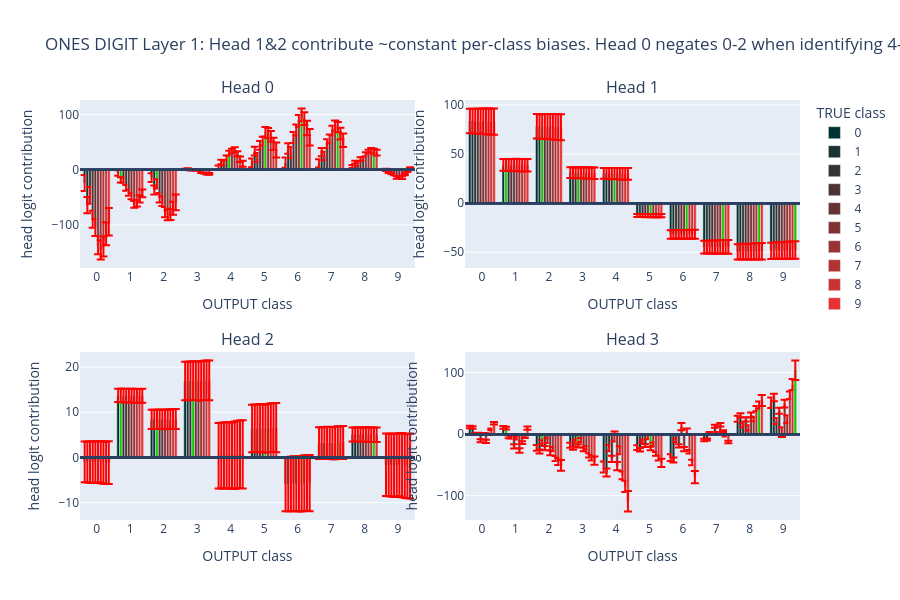

The notebook cell this image was saved under:
### Markdown cell above
By comparing the last and next graphs, note how similar some of the heads are -- they actually output similar classes despite being for the tens and ones digits!
- We know the tens digit is on the stream in both cases, each time partially copied there by layer 0 head 1. So it may activate heads similarly.
- Recall from 2-1 that heads 1&2 mostly output tens. This may be why the ones graph shows them outputting constants.
- Note that these conclusions are sometimes different from 2-1 because these use the ACTUAL unembeddings, while 2-1 uses custom unembeddings per head.

Finally, let's examine the ones digit layer 1 heads. You may ask -- how do the ones output true classes other than 5-9 (high in heads 0&3)?
- This is a result of the constants from head 1&2 being high in true classes <5, while the contributions of heads 0&3 are ~zero for the same.

### Code cell
# For the tens digit, head 0 identifies >= 5. head 1 <= 5. head 2 == 9, head 3 >= 8
title = 'ONES DIGIT Layer 1: Head 1&2 contribute ~constant per-class biases.\nHead 0 negates 0-2 when identifying 4-8, while head 3 identifies 8-9.'
means, stds = attn_logit_means(model_2, y_true_2, tens_digit=False)
fig = show_logit_contribs(model_2, means, stds, layer=1, title=title, xaxis_ytrue=False)

### Figure 1 — Plotly figure (JSON) as saved in the notebook; plotly's stock layout.template omitted (floating-point values rounded to 4 significant figures)
{"data": [{"error_y": {"array": [14.34, 4.89, 7.847, 0.9584, 4.129, 7.733, 9.408, 7.371, 2.806, 1.979], "color": "red", "type": "data"}, "marker": {"color": ["rgb(0.0,50,50)", "rgb(0.0,50,50)", "rgb(0.0,50,50)", "rgb(0.0,50,50)", "rgb(0.0,50,50)", "rgb(0.0,50,50)", "rgb(0.0,50,50)", "rgb(0.0,50,50)", "rgb(0.0,50,50)", "rgb(0.0,50,50)"]}, "name": "0", "showlegend": true, "x": [0, 1, 2, 3, 4, 5, 6, 7, 8, 9], "y": [-23.77, -5.761, -14.15, 1.066, 3.889, 12.61, 13.15, 11.61, 5.939, -0.05004], "type": "bar", "xaxis": "x", "yaxis": "y"}, {"error_y": {"array": [14.64, 4.823, 8.042, 0.6607, 4.096, 7.827, 9.54, 7.497, 2.816, 1.904], "color": "red", "type": "data"}, "marker": {"color": ["rgb(25.5,50,50)", "rgb(20,200,0)", "rgb(25.5,50,50)", "rgb(25.5,50,50)", "rgb(25.5,50,50)", "rgb(25.5,50,50)", "rgb(25.5,50,50)", "rgb(25.5,50,50)", "rgb(25.5,50,50)", "rgb(25.5,50,50)"]}, "name": "1", "showlegend": true, "x": [0, 1, 2, 3, 4, 5, 6, 7, 8, 9], "y": [-63.79, -18.26, -36.44, 2.069, 14.09, 33.83, 38.66, 31.98, 13.71, -3.778], "type": "bar", "xaxis": "x", "yaxis": "y"}, {"error_y": {"array": [15.13, 4.979, 8.323, 0.8049, 4.322, 8.135, 9.86, 7.741, 2.982, 2.137], "color": "red", "type": "data"}, "marker": {"color": ["rgb(51.0,50,50)", "rgb(51.0,50,50)", "rgb(20,200,0)", "rgb(51.0,50,50)", "rgb(51.0,50,50)", "rgb(51.0,50,50)", "rgb(51.0,50,50)", "rgb(51.0,50,50)", "rgb(51.0,50,50)", "rgb(51.0,50,50)"]}, "name": "2", "showlegend": true, "x": [0, 1, 2, 3, 4, 5, 6, 7, 8, 9], "y": [-46.14, -18.48, -25.47, -0.476, 12.2, 22.37, 31.35, 24.91, 9.584, -5.177], "type": "bar", "xaxis": "x", "yaxis": "y"}, {"error_y": {"array": [15.35, 5.189, 8.545, 0.6768, 4.158, 8.022, 9.965, 7.937, 3.209, 1.968], "color": "red", "type": "data"}, "marker": {"color": ["rgb(76.5,50,50)", "rgb(76.5,50,50)", "rgb(76.5,50,50)", "rgb(20,200,0)", "rgb(76.5,50,50)", "rgb(76.5,50,50)", "rgb(76.5,50,50)", "rgb(76.5,50,50)", "rgb(76.5,50,50)", "rgb(76.5,50,50)"]}, "name": "3", "showlegend": true, "x": [0, 1, 2, 3, 4, 5, 6, 7, 8, 9], "y": [-89.48, -32.6, -50.4, -0.05614, 21.66, 44.25, 58.43, 47.32, 19.37, -7.681], "type": "bar", "xaxis": "x", "yaxis": "y"}, {"error_y": {"array": [15.32, 5.35, 8.579, 0.9407, 4.409, 7.986, 10.02, 7.983, 3.487, 2.474], "color": "red", "type": "data"}, "marker": {"color": ["rgb(102.0,50,50)", "rgb(102.0,50,50)", "rgb(102.0,50,50)", "rgb(102.0,50,50)", "rgb(20,200,0)", "rgb(102.0,50,50)", "rgb(102.0,50,50)", "rgb(102.0,50,50)", "rgb(102.0,50,50)", "rgb(102.0,50,50)"]}, "name": "4", "showlegend": true, "x": [0, 1, 2, 3, 4, 5, 6, 7, 8, 9], "y": [-104.6, -41.41, -56.78, -0.5296, 29.98, 52.06, 72.26, 56.19, 19.82, -13.83], "type": "bar", "xaxis": "x", "yaxis": "y"}, {"error_y": {"array": [16.56, 5.504, 9.378, 0.6447, 4.132, 8.535, 10.54, 8.554, 3.643, 1.812], "color": "red", "type": "data"}, "marker": {"color": ["rgb(127.5,50,50)", "rgb(127.5,50,50)", "rgb(127.5,50,50)", "rgb(127.5,50,50)", "rgb(127.5,50,50)", "rgb(20,200,0)", "rgb(127.5,50,50)", "rgb(127.5,50,50)", "rgb(127.5,50,50)", "rgb(127.5,50,50)"]}, "name": "5", "showlegend": true, "x": [0, 1, 2, 3, 4, 5, 6, 7, 8, 9], "y": [-136.4, -47.82, -76.45, 0.8918, 33.85, 68.93, 88.7, 71.38, 28.41, -12.32], "type": "bar", "xaxis": "x", "yaxis": "y"}, {"error_y": {"array": [17.47, 6.057, 9.555, 0.9056, 5.009, 9.226, 11.55, 9.061, 3.434, 2.442], "color": "red", "type": "data"}, "marker": {"color": ["rgb(153.0,50,50)", "rgb(153.0,50,50)", "rgb(153.0,50,50)", "rgb(153.0,50,50)", "rgb(153.0,50,50)", "rgb(153.0,50,50)", "rgb(20,200,0)", "rgb(153.0,50,50)", "rgb(153.0,50,50)", "rgb(153.0,50,50)"]}, "name": "6", "showlegend": true, "x": [0, 1, 2, 3, 4, 5, 6, 7, 8, 9], "y": [-145.1, -62.56, -81.61, -4.756, 36.05, 66.42, 99.7, 80.29, 32.86, -13.99], "type": "bar", "xaxis": "x", "yaxis": "y"}, {"error_y": {"array": [18.15, 6.189, 10.16, 0.6922, 4.567, 9.358, 11.69, 9.411, 3.779, 1.803], "color": "red", "type": "data"}, "marker": {"color": ["rgb(178.5,50,50)", "rgb(178.5,50,50)", "rgb(178.5,50,50)", "rgb(178.5,50,50)", "rgb(178.5,50,50)", "rgb(178.5,50,50)", "rgb(178.5,50,50)", "rgb(20,200,0)", "rgb(178.5,50,50)", "rgb(178.5,50,50)"]}, "name": "7", "showlegend": true, "x": [0, 1, 2, 3, 4, 5, 6, 7, 8, 9], "y": [-138.9, -60.17, -80.79, -6.051, 29.09, 60.83, 92.73, 77.41, 35.66, -8.039], "type": "bar", "xaxis": "x", "yaxis": "y"}, {"error_y": {"array": [20.78, 6.474, 11.71, 1.078, 4.979, 11.05, 12.96, 10.54, 4.307, 1.717], "color": "red", "type": "data"}, "marker": {"color": ["rgb(204.0,50,50)", "rgb(204.0,50,50)", "rgb(204.0,50,50)", "rgb(204.0,50,50)", "rgb(204.0,50,50)", "rgb(204.0,50,50)", "rgb(204.0,50,50)", "rgb(204.0,50,50)", "rgb(20,200,0)", "rgb(204.0,50,50)"]}, "name": "8", "showlegend": true, "x": [0, 1, 2, 3, 4, 5, 6, 7, 8, 9], "y": [-115.6, -52.54, -69.65, -7.466, 19.39, 46.85, 75.75, 65.69, 33.92, -2.077], "type": "bar", "xaxis": "x", "yaxis": "y"}, {"error_y": {"array": [24.81, 7.041, 14.2, 1.55, 5.495, 13.45, 14.88, 12.33, 5.343, 1.681], "color": "red", "type": "data"}, "marker": {"color": ["rgb(229.5,50,50)", "rgb(229.5,50,50)", "rgb(229.5,50,50)", "rgb(229.5,50,50)", "rgb(229.5,50,50)", "rgb(229.5,50,50)", "rgb(229.5,50,50)", "rgb(229.5,50,50)", "rgb(229.5,50,50)", "rgb(20,200,0)"]}, "name": "9", "showlegend": true, "x": [0, 1, 2, 3, 4, 5, 6, 7, 8, 9], "y": [-94.01, -42.49, -58.99, -7.218, 11.04, 35.99, 59.0, 53.67, 31.1, 3.058], "type": "bar", "xaxis": "x", "yaxis": "y"}, {"error_y": {"array": [12.48, 6.014, 12.39, 5.449, 5.581, 1.55, 4.31, 6.548, 7.789, 8.264], "color": "red", "type": "data"}, "marker": {"color": ["rgb(0.0,50,50)", "rgb(0.0,50,50)", "rgb(0.0,50,50)", "rgb(0.0,50,50)", "rgb(0.0,50,50)", "rgb(0.0,50,50)", "rgb(0.0,50,50)", "rgb(0.0,50,50)", "rgb(0.0,50,50)", "rgb(0.0,50,50)"]}, "name": "0", "showlegend": false, "x": [0, 1, 2, 3, 4, 5, 6, 7, 8, 9], "y": [83.72, 38.97, 78.28, 31.06, 30.31, -12.64, -31.87, -44.83, -49.58, -48.49], "type": "bar", "xaxis": "x2", "yaxis": "y2"}, {"error_y": {"array": [12.3, 5.934, 12.23, 5.398, 5.536, 1.515, 4.232, 6.449, 7.69, 8.181], "color": "red", "type": "data"}, "marker": {"color": ["rgb(25.5,50,50)", "rgb(20,200,0)", "rgb(25.5,50,50)", "rgb(25.5,50,50)", "rgb(25.5,50,50)", "rgb(25.5,50,50)", "rgb(25.5,50,50)", "rgb(25.5,50,50)", "rgb(25.5,50,50)", "rgb(25.5,50,50)"]}, "name": "1", "showlegend": false, "x": [0, 1, 2, 3, 4, 5, 6, 7, 8, 9], "y": [83.82, 39.01, 78.35, 31.06, 30.3, -12.67, -31.94, -44.89, -49.62, -48.5], "type": "bar", "xaxis": "x2", "yaxis": "y2"}, {"error_y": {"array": [12.64, 6.087, 12.52, 5.492, 5.613, 1.582, 4.385, 6.636, 7.871, 8.33], "color": "red", "type": "data"}, "marker": {"color": ["rgb(51.0,50,50)", "rgb(51.0,50,50)", "rgb(20,200,0)", "rgb(51.0,50,50)", "rgb(51.0,50,50)", "rgb(51.0,50,50)", "rgb(51.0,50,50)", "rgb(51.0,50,50)", "rgb(51.0,50,50)", "rgb(51.0,50,50)"]}, "name": "2", "showlegend": false, "x": [0, 1, 2, 3, 4, 5, 6, 7, 8, 9], "y": [83.28, 38.75, 77.85, 30.86, 30.12, -12.59, -31.72, -44.6, -49.31, -48.21], "type": "bar", "xaxis": "x2", "yaxis": "y2"}, {"error_y": {"array": [12.86, 6.191, 12.75, 5.598, 5.732, 1.604, 4.449, 6.749, 8.018, 8.497], "color": "red", "type": "data"}, "marker": {"color": ["rgb(76.5,50,50)", "rgb(76.5,50,50)", "rgb(76.5,50,50)", "rgb(20,200,0)", "rgb(76.5,50,50)", "rgb(76.5,50,50)", "rgb(76.5,50,50)", "rgb(76.5,50,50)", "rgb(76.5,50,50)", "rgb(76.5,50,50)"]}, "name": "3", "showlegend": false, "x": [0, 1, 2, 3, 4, 5, 6, 7, 8, 9], "y": [83.47, 38.84, 77.98, 30.89, 30.12, -12.63, -31.82, -44.71, -49.39, -48.25], "type": "bar", "xaxis": "x2", "yaxis": "y2"}, {"error_y": {"array": [12.84, 6.179, 12.72, 5.578, 5.705, 1.607, 4.451, 6.74, 7.997, 8.465], "color": "red", "type": "data"}, "marker": {"color": ["rgb(102.0,50,50)", "rgb(102.0,50,50)", "rgb(102.0,50,50)", "rgb(102.0,50,50)", "rgb(20,200,0)", "rgb(102.0,50,50)", "rgb(102.0,50,50)", "rgb(102.0,50,50)", "rgb(102.0,50,50)", "rgb(102.0,50,50)"]}, "name": "4", "showlegend": false, "x": [0, 1, 2, 3, 4, 5, 6, 7, 8, 9], "y": [83.28, 38.74, 77.79, 30.8, 30.03, -12.62, -31.76, -44.61, -49.27, -48.12], "type": "bar", "xaxis": "x2", "yaxis": "y2"}, {"error_y": {"array": [12.69, 6.116, 12.6, 5.542, 5.678, 1.577, 4.384, 6.659, 7.922, 8.407], "color": "red", "type": "data"}, "marker": {"color": ["rgb(127.5,50,50)", "rgb(127.5,50,50)", "rgb(127.5,50,50)", "rgb(127.5,50,50)", "rgb(127.5,50,50)", "rgb(20,200,0)", "rgb(127.5,50,50)", "rgb(127.5,50,50)", "rgb(127.5,50,50)", "rgb(127.5,50,50)"]}, "name": "5", "showlegend": false, "x": [0, 1, 2, 3, 4, 5, 6, 7, 8, 9], "y": [83.74, 38.96, 78.21, 30.96, 30.18, -12.69, -31.95, -44.86, -49.54, -48.37], "type": "bar", "xaxis": "x2", "yaxis": "y2"}, {"error_y": {"array": [13.13, 6.324, 13.02, 5.718, 5.851, 1.637, 4.545, 6.891, 8.185, 8.674], "color": "red", "type": "data"}, "marker": {"color": ["rgb(153.0,50,50)", "rgb(153.0,50,50)", "rgb(153.0,50,50)", "rgb(153.0,50,50)", "rgb(153.0,50,50)", "rgb(153.0,50,50)", "rgb(20,200,0)", "rgb(153.0,50,50)", "rgb(153.0,50,50)", "rgb(153.0,50,50)"]}, "name": "6", "showlegend": false, "x": [0, 1, 2, 3, 4, 5, 6, 7, 8, 9], "y": [83.29, 38.74, 77.75, 30.75, 29.97, -12.64, -31.8, -44.62, -49.25, -48.05], "type": "bar", "xaxis": "x2", "yaxis": "y2"}, {"error_y": {"array": [13.21, 6.36, 13.11, 5.757, 5.9, 1.646, 4.566, 6.934, 8.243, 8.741], "color": "red", "type": "data"}, "marker": {"color": ["rgb(178.5,50,50)", "rgb(178.5,50,50)", "rgb(178.5,50,50)", "rgb(178.5,50,50)", "rgb(178.5,50,50)", "rgb(178.5,50,50)", "rgb(178.5,50,50)", "rgb(20,200,0)", "rgb(178.5,50,50)", "rgb(178.5,50,50)"]}, "name": "7", "showlegend": false, "x": [0, 1, 2, 3, 4, 5, 6, 7, 8, 9], "y": [83.1, 38.64, 77.53, 30.64, 29.83, -12.63, -31.76, -44.53, -49.12, -47.88], "type": "bar", "xaxis": "x2", "yaxis": "y2"}, {"error_y": {"array": [13.11, 6.313, 13.02, 5.73, 5.878, 1.625, 4.519, 6.877, 8.19, 8.698], "color": "red", "type": "data"}, "marker": {"color": ["rgb(204.0,50,50)", "rgb(204.0,50,50)", "rgb(204.0,50,50)", "rgb(204.0,50,50)", "rgb(204.0,50,50)", "rgb(204.0,50,50)", "rgb(204.0,50,50)", "rgb(204.0,50,50)", "rgb(20,200,0)", "rgb(204.0,50,50)"]}, "name": "8", "showlegend": false, "x": [0, 1, 2, 3, 4, 5, 6, 7, 8, 9], "y": [83.03, 38.6, 77.44, 30.58, 29.77, -12.64, -31.75, -44.5, -49.06, -47.8], "type": "bar", "xaxis": "x2", "yaxis": "y2"}, {"error_y": {"array": [13.35, 6.423, 13.26, 5.831, 5.988, 1.654, 4.596, 7.001, 8.341, 8.86], "color": "red", "type": "data"}, "marker": {"color": ["rgb(229.5,50,50)", "rgb(229.5,50,50)", "rgb(229.5,50,50)", "rgb(229.5,50,50)", "rgb(229.5,50,50)", "rgb(229.5,50,50)", "rgb(229.5,50,50)", "rgb(229.5,50,50)", "rgb(229.5,50,50)", "rgb(20,200,0)"]}, "name": "9", "showlegend": false, "x": [0, 1, 2, 3, 4, 5, 6, 7, 8, 9], "y": [82.89, 38.54, 77.29, 30.52, 29.7, -12.62, -31.71, -44.43, -48.97, -47.7], "type": "bar", "xaxis": "x2", "yaxis": "y2"}, {"error_y": {"array": [4.537, 1.487, 2.11, 4.246, 7.255, 5.254, 5.984, 3.513, 1.553, 6.904], "color": "red", "type": "data"}, "marker": {"color": ["rgb(0.0,50,50)", "rgb(0.0,50,50)", "rgb(0.0,50,50)", "rgb(0.0,50,50)", "rgb(0.0,50,50)", "rgb(0.0,50,50)", "rgb(0.0,50,50)", "rgb(0.0,50,50)", "rgb(0.0,50,50)", "rgb(0.0,50,50)"]}, "name": "0", "showlegend": false, "x": [0, 1, 2, 3, 4, 5, 6, 7, 8, 9], "y": [-0.9774, 13.74, 8.427, 16.92, 0.3644, 6.407, -5.928, 3.157, 5.101, -1.608], "type": "bar", "xaxis": "x3", "yaxis": "y3"}, {"error_y": {"array": [4.55, 1.49, 2.116, 4.258, 7.275, 5.27, 6.0, 3.523, 1.558, 6.924], "color": "red", "type": "data"}, "marker": {"color": ["rgb(25.5,50,50)", "rgb(20,200,0)", "rgb(25.5,50,50)", "rgb(25.5,50,50)", "rgb(25.5,50,50)", "rgb(25.5,50,50)", "rgb(25.5,50,50)", "rgb(25.5,50,50)", "rgb(25.5,50,50)", "rgb(25.5,50,50)"]}, "name": "1", "showlegend": false, "x": [0, 1, 2, 3, 4, 5, 6, 7, 8, 9], "y": [-1.009, 13.72, 8.443, 16.95, 0.4188, 6.443, -5.882, 3.183, 5.09, -1.661], "type": "bar", "xaxis": "x3", "yaxis": "y3"}, {"error_y": {"array": [4.564, 1.496, 2.122, 4.269, 7.298, 5.285, 6.02, 3.533, 1.563, 6.945], "color": "red", "type": "data"}, "marker": {"color": ["rgb(51.0,50,50)", "rgb(51.0,50,50)", "rgb(20,200,0)", "rgb(51.0,50,50)", "rgb(51.0,50,50)", "rgb(51.0,50,50)", "rgb(51.0,50,50)", "rgb(51.0,50,50)", "rgb(51.0,50,50)", "rgb(51.0,50,50)"]}, "name": "2", "showlegend": false, "x": [0, 1, 2, 3, 4, 5, 6, 7, 8, 9], "y": [-1.016, 13.72, 8.447, 16.96, 0.43, 6.45, -5.872, 3.189, 5.089, -1.671], "type": "bar", "xaxis": "x3", "yaxis": "y3"}, {"error_y": {"array": [4.613, 1.513, 2.144, 4.315, 7.376, 5.342, 6.084, 3.571, 1.579, 7.019], "color": "red", "type": "data"}, "marker": {"color": ["rgb(76.5,50,50)", "rgb(76.5,50,50)", "rgb(76.5,50,50)", "rgb(20,200,0)", "rgb(76.5,50,50)", "rgb(76.5,50,50)", "rgb(76.5,50,50)", "rgb(76.5,50,50)", "rgb(76.5,50,50)", "rgb(76.5,50,50)"]}, "name": "3", "showlegend": false, "x": [0, 1, 2, 3, 4, 5, 6, 7, 8, 9], "y": [-1.049, 13.69, 8.46, 16.98, 0.4875, 6.484, -5.82, 3.215, 5.075, -1.725], "type": "bar", "xaxis": "x3", "yaxis": "y3"}, {"error_y": {"array": [4.574, 1.501, 2.126, 4.279, 7.314, 5.297, 6.034, 3.541, 1.566, 6.961], "color": "red", "type": "data"}, "marker": {"color": ["rgb(102.0,50,50)", "rgb(102.0,50,50)", "rgb(102.0,50,50)", "rgb(102.0,50,50)", "rgb(20,200,0)", "rgb(102.0,50,50)", "rgb(102.0,50,50)", "rgb(102.0,50,50)", "rgb(102.0,50,50)", "rgb(102.0,50,50)"]}, "name": "4", "showlegend": false, "x": [0, 1, 2, 3, 4, 5, 6, 7, 8, 9], "y": [-1.057, 13.68, 8.46, 16.98, 0.5028, 6.489, -5.803, 3.22, 5.069, -1.739], "type": "bar", "xaxis": "x3", "yaxis": "y3"}, {"error_y": {"array": [4.583, 1.5, 2.131, 4.289, 7.327, 5.308, 6.043, 3.548, 1.568, 6.973], "color": "red", "type": "data"}, "marker": {"color": ["rgb(127.5,50,50)", "rgb(127.5,50,50)", "rgb(127.5,50,50)", "rgb(127.5,50,50)", "rgb(127.5,50,50)", "rgb(20,200,0)", "rgb(127.5,50,50)", "rgb(127.5,50,50)", "rgb(127.5,50,50)", "rgb(127.5,50,50)"]}, "name": "5", "showlegend": false, "x": [0, 1, 2, 3, 4, 5, 6, 7, 8, 9], "y": [-0.9838, 13.71, 8.436, 16.92, 0.388, 6.41, -5.904, 3.167, 5.1, -1.631], "type": "bar", "xaxis": "x3", "yaxis": "y3"}, {"error_y": {"array": [4.672, 1.533, 2.172, 4.373, 7.471, 5.412, 6.162, 3.617, 1.6, 7.11], "color": "red", "type": "data"}, "marker": {"color": ["rgb(153.0,50,50)", "rgb(153.0,50,50)", "rgb(153.0,50,50)", "rgb(153.0,50,50)", "rgb(153.0,50,50)", "rgb(153.0,50,50)", "rgb(20,200,0)", "rgb(153.0,50,50)", "rgb(153.0,50,50)", "rgb(153.0,50,50)"]}, "name": "6", "showlegend": false, "x": [0, 1, 2, 3, 4, 5, 6, 7, 8, 9], "y": [-1.028, 13.66, 8.436, 16.92, 0.4646, 6.445, -5.822, 3.196, 5.07, -1.701], "type": "bar", "xaxis": "x3", "yaxis": "y3"}, {"error_y": {"array": [4.665, 1.53, 2.169, 4.365, 7.458, 5.403, 6.152, 3.612, 1.597, 7.098], "color": "red", "type": "data"}, "marker": {"color": ["rgb(178.5,50,50)", "rgb(178.5,50,50)", "rgb(178.5,50,50)", "rgb(178.5,50,50)", "rgb(178.5,50,50)", "rgb(178.5,50,50)", "rgb(178.5,50,50)", "rgb(20,200,0)", "rgb(178.5,50,50)", "rgb(178.5,50,50)"]}, "name": "7", "showlegend": false, "x": [0, 1, 2, 3, 4, 5, 6, 7, 8, 9], "y": [-1.147, 13.63, 8.502, 17.05, 0.6558, 6.589, -5.672, 3.292, 5.036, -1.884], "type": "bar", "xaxis": "x3", "yaxis": "y3"}, {"error_y": {"array": [4.664, 1.526, 2.17, 4.367, 7.456, 5.403, 6.149, 3.611, 1.595, 7.096], "color": "red", "type": "data"}, "marker": {"color": ["rgb(204.0,50,50)", "rgb(204.0,50,50)", "rgb(204.0,50,50)", "rgb(204.0,50,50)", "rgb(204.0,50,50)", "rgb(204.0,50,50)", "rgb(204.0,50,50)", "rgb(204.0,50,50)", "rgb(20,200,0)", "rgb(204.0,50,50)"]}, "name": "8", "showlegend": false, "x": [0, 1, 2, 3, 4, 5, 6, 7, 8, 9], "y": [-1.174, 13.63, 8.518, 17.08, 0.7009, 6.622, -5.636, 3.314, 5.028, -1.927], "type": "bar", "xaxis": "x3", "yaxis": "y3"}, {"error_y": {"array": [4.716, 1.548, 2.191, 4.411, 7.539, 5.461, 6.219, 3.651, 1.615, 7.175], "color": "red", "type": "data"}, "marker": {"color": ["rgb(229.5,50,50)", "rgb(229.5,50,50)", "rgb(229.5,50,50)", "rgb(229.5,50,50)", "rgb(229.5,50,50)", "rgb(229.5,50,50)", "rgb(229.5,50,50)", "rgb(229.5,50,50)", "rgb(229.5,50,50)", "rgb(20,200,0)"]}, "name": "9", "showlegend": false, "x": [0, 1, 2, 3, 4, 5, 6, 7, 8, 9], "y": [-1.155, 13.64, 8.514, 17.07, 0.6715, 6.602, -5.664, 3.301, 5.038, -1.899], "type": "bar", "xaxis": "x3", "yaxis": "y3"}, {"error_y": {"array": [2.062, 2.286, 4.688, 3.986, 8.911, 3.941, 5.45, 1.872, 4.867, 8.45], "color": "red", "type": "data"}, "marker": {"color": ["rgb(0.0,50,50)", "rgb(0.0,50,50)", "rgb(0.0,50,50)", "rgb(0.0,50,50)", "rgb(0.0,50,50)", "rgb(0.0,50,50)", "rgb(0.0,50,50)", "rgb(0.0,50,50)", "rgb(0.0,50,50)", "rgb(0.0,50,50)"]}, "name": "0", "showlegend": false, "x": [0, 1, 2, 3, 4, 5, 6, 7, 8, 9], "y": [11.74, 10.85, -22.24, -18.12, -53.37, -21.93, -38.16, -9.506, 24.94, 50.86], "type": "bar", "xaxis": "x4", "yaxis": "y4"}, {"error_y": {"array": [1.892, 2.256, 3.397, 2.785, 6.314, 2.772, 4.116, 1.803, 3.548, 6.003], "color": "red", "type": "data"}, "marker": {"color": ["rgb(25.5,50,50)", "rgb(20,200,0)", "rgb(25.5,50,50)", "rgb(25.5,50,50)", "rgb(25.5,50,50)", "rgb(25.5,50,50)", "rgb(25.5,50,50)", "rgb(25.5,50,50)", "rgb(25.5,50,50)", "rgb(25.5,50,50)"]}, "name": "1", "showlegend": false, "x": [0, 1, 2, 3, 4, 5, 6, 7, 8, 9], "y": [10.78, 9.597, -28.17, -22.45, -62.26, -25.35, -41.88, -8.717, 30.4, 59.48], "type": "bar", "xaxis": "x4", "yaxis": "y4"}, {"error_y": {"array": [1.432, 2.282, 3.198, 2.383, 4.977, 2.117, 2.867, 1.588, 3.207, 4.822], "color": "red", "type": "data"}, "marker": {"color": ["rgb(51.0,50,50)", "rgb(51.0,50,50)", "rgb(20,200,0)", "rgb(51.0,50,50)", "rgb(51.0,50,50)", "rgb(51.0,50,50)", "rgb(51.0,50,50)", "rgb(51.0,50,50)", "rgb(51.0,50,50)", "rgb(51.0,50,50)"]}, "name": "2", "showlegend": false, "x": [0, 1, 2, 3, 4, 5, 6, 7, 8, 9], "y": [0.3921, -4.542, -12.94, -11.3, -22.66, -11.32, -9.81, 1.751, 14.38, 21.4], "type": "bar", "xaxis": "x4", "yaxis": "y4"}, {"error_y": {"array": [1.396, 2.204, 3.377, 2.628, 5.064, 2.3, 2.496, 1.542, 3.423, 4.869], "color": "red", "type": "data"}, "marker": {"color": ["rgb(76.5,50,50)", "rgb(76.5,50,50)", "rgb(76.5,50,50)", "rgb(20,200,0)", "rgb(76.5,50,50)", "rgb(76.5,50,50)", "rgb(76.5,50,50)", "rgb(76.5,50,50)", "rgb(76.5,50,50)", "rgb(76.5,50,50)"]}, "name": "3", "showlegend": false, "x": [0, 1, 2, 3, 4, 5, 6, 7, 8, 9], "y": [1.006, -5.018, -22.73, -19.01, -40.06, -18.41, -19.06, 1.412, 24.02, 38.07], "type": "bar", "xaxis": "x4", "yaxis": "y4"}, {"error_y": {"array": [2.389, 3.359, 4.017, 3.1, 8.137, 3.274, 5.967, 2.441, 4.202, 7.818], "color": "red", "type": "data"}, "marker": {"color": ["rgb(102.0,50,50)", "rgb(102.0,50,50)", "rgb(102.0,50,50)", "rgb(102.0,50,50)", "rgb(20,200,0)", "rgb(102.0,50,50)", "rgb(102.0,50,50)", "rgb(102.0,50,50)", "rgb(102.0,50,50)", "rgb(102.0,50,50)"]}, "name": "4", "showlegend": false, "x": [0, 1, 2, 3, 4, 5, 6, 7, 8, 9], "y": [-10.68, -19.89, -10.33, -9.53, -3.677, -5.186, 12.17, 12.66, 10.2, 3.226], "type": "bar", "xaxis": "x4", "yaxis": "y4"}, {"error_y": {"array": [1.402, 2.15, 4.047, 3.126, 6.595, 2.874, 3.455, 1.525, 4.123, 6.342], "color": "red", "type": "data"}, "marker": {"color": ["rgb(127.5,50,50)", "rgb(127.5,50,50)", "rgb(127.5,50,50)", "rgb(127.5,50,50)", "rgb(127.5,50,50)", "rgb(20,200,0)", "rgb(127.5,50,50)", "rgb(127.5,50,50)", "rgb(127.5,50,50)", "rgb(127.5,50,50)"]}, "name": "5", "showlegend": false, "x": [0, 1, 2, 3, 4, 5, 6, 7, 8, 9], "y": [0.5385, -6.636, -30.1, -24.86, -51.87, -23.24, -24.38, 1.955, 30.97, 49.39], "type": "bar", "xaxis": "x4", "yaxis": "y4"}, {"error_y": {"array": [2.642, 3.682, 3.437, 2.77, 6.565, 2.788, 5.163, 2.68, 3.604, 6.263], "color": "red", "type": "data"}, "marker": {"color": ["rgb(153.0,50,50)", "rgb(153.0,50,50)", "rgb(153.0,50,50)", "rgb(153.0,50,50)", "rgb(153.0,50,50)", "rgb(153.0,50,50)", "rgb(20,200,0)", "rgb(153.0,50,50)", "rgb(153.0,50,50)", "rgb(153.0,50,50)"]}, "name": "6", "showlegend": false, "x": [0, 1, 2, 3, 4, 5, 6, 7, 8, 9], "y": [-11.61, -26.52, -24.42, -22.06, -26.06, -16.23, 3.911, 15.25, 24.6, 24.35], "type": "bar", "xaxis": "x4", "yaxis": "y4"}, {"error_y": {"array": [1.48, 2.286, 4.145, 3.397, 6.367, 3.019, 2.795, 1.576, 4.24, 6.056], "color": "red", "type": "data"}, "marker": {"color": ["rgb(178.5,50,50)", "rgb(178.5,50,50)", "rgb(178.5,50,50)", "rgb(178.5,50,50)", "rgb(178.5,50,50)", "rgb(178.5,50,50)", "rgb(178.5,50,50)", "rgb(20,200,0)", "rgb(178.5,50,50)", "rgb(178.5,50,50)"]}, "name": "7", "showlegend": false, "x": [0, 1, 2, 3, 4, 5, 6, 7, 8, 9], "y": [-0.07612, -13.68, -39.64, -34.38, -66.85, -31.94, -28.62, 4.712, 41.39, 63.27], "type": "bar", "xaxis": "x4", "yaxis": "y4"}, {"error_y": {"array": [1.312, 2.111, 5.599, 4.431, 9.232, 4.052, 4.432, 1.42, 5.672, 8.843], "color": "red", "type": "data"}, "marker": {"color": ["rgb(204.0,50,50)", "rgb(204.0,50,50)", "rgb(204.0,50,50)", "rgb(204.0,50,50)", "rgb(204.0,50,50)", "rgb(204.0,50,50)", "rgb(204.0,50,50)", "rgb(204.0,50,50)", "rgb(20,200,0)", "rgb(204.0,50,50)"]}, "name": "8", "showlegend": false, "x": [0, 1, 2, 3, 4, 5, 6, 7, 8, 9], "y": [7.64, -4.233, -44.37, -38.27, -84.91, -38.57, -45.9, -2.537, 47.28, 80.47], "type": "bar", "xaxis": "x4", "yaxis": "y4"}, {"error_y": {"array": [1.991, 2.716, 8.752, 6.758, 16.64, 6.74, 9.936, 1.987, 8.939, 15.98], "color": "red", "type": "data"}, "marker": {"color": ["rgb(229.5,50,50)", "rgb(229.5,50,50)", "rgb(229.5,50,50)", "rgb(229.5,50,50)", "rgb(229.5,50,50)", "rgb(229.5,50,50)", "rgb(229.5,50,50)", "rgb(229.5,50,50)", "rgb(229.5,50,50)", "rgb(20,200,0)"]}, "name": "9", "showlegend": false, "x": [0, 1, 2, 3, 4, 5, 6, 7, 8, 9], "y": [17.79, 9.876, -50.79, -42.87, -109.1, -46.66, -69.72, -12.72, 54.78, 103.7], "type": "bar", "xaxis": "x4", "yaxis": "y4"}], "layout": {"xaxis": {"anchor": "y", "domain": [0.0, 0.465], "title": {"text": "OUTPUT class"}, "tickmode": "linear"}, "yaxis": {"anchor": "x", "domain": [0.6, 1.0], "title": {"text": "head logit contribution"}}, "xaxis2": {"anchor": "y2", "domain": [0.535, 1.0], "title": {"text": "OUTPUT class"}, "tickmode": "linear"}, "yaxis2": {"anchor": "x2", "domain": [0.6, 1.0], "title": {"text": "head logit contribution"}}, "xaxis3": {"anchor": "y3", "domain": [0.0, 0.465], "title": {"text": "OUTPUT class"}, "tickmode": "linear"}, "yaxis3": {"anchor": "x3", "domain": [0.0, 0.4], "title": {"text": "head logit contribution"}}, "xaxis4": {"anchor": "y4", "domain": [0.535, 1.0], "title": {"text": "OUTPUT class"}, "tickmode": "linear"}, "yaxis4": {"anchor": "x4", "domain": [0.0, 0.4], "title": {"text": "head logit contribution"}}, "annotations": [{"font": {"size": 16}, "showarrow": false, "text": "Head 0", "x": 0.2325, "xanchor": "center", "xref": "paper", "y": 1.0, "yanchor": "bottom", "yref": "paper"}, {"font": {"size": 16}, "showarrow": false, "text": "Head 1", "x": 0.7675, "xanchor": "center", "xref": "paper", "y": 1.0, "yanchor": "bottom", "yref": "paper"}, {"font": {"size": 16}, "showarrow": false, "text": "Head 2", "x": 0.2325, "xanchor": "center", "xref": "paper", "y": 0.4, "yanchor": "bottom", "yref": "paper"}, {"font": {"size": 16}, "showarrow": false, "text": "Head 3", "x": 0.7675, "xanchor": "center", "xref": "paper", "y": 0.4, "yanchor": "bottom", "yref": "paper"}], "shapes": [{"type": "line", "x0": 0, "x1": 1, "xref": "x domain", "y0": 0, "y1": 0, "yref": "y"}, {"type": "line", "x0": 0, "x1": 1, "xref": "x domain", "y0": 0, "y1": 0, "yref": "y"}, {"type": "line", "x0": 0, "x1": 1, "xref": "x domain", "y0": 0, "y1": 0, "yref": "y"}, {"type": "line", "x0": 0, "x1": 1, "xref": "x domain", "y0": 0, "y1": 0, "yref": "y"}, {"type": "line", "x0": 0, "x1": 1, "xref": "x domain", "y0": 0, "y1": 0, "yref": "y"}, {"type": "line", "x0": 0, "x1": 1, "xref": "x domain", "y0": 0, "y1": 0, "yref": "y"}, {"type": "line", "x0": 0, "x1": 1, "xref": "x domain", "y0": 0, "y1": 0, "yref": "y"}, {"type": "line", "x0": 0, "x1": 1, "xref": "x domain", "y0": 0, "y1": 0, "yref": "y"}, {"type": "line", "x0": 0, "x1": 1, "xref": "x domain", "y0": 0, "y1": 0, "yref": "y"}, {"type": "line", "x0": 0, "x1": 1, "xref": "x domain", "y0": 0, "y1": 0, "yref": "y"}, {"type": "line", "x0": 0, "x1": 1, "xref": "x2 domain", "y0": 0, "y1": 0, "yref": "y2"}, {"type": "line", "x0": 0, "x1": 1, "xref": "x2 domain", "y0": 0, "y1": 0, "yref": "y2"}, {"type": "line", "x0": 0, "x1": 1, "xref": "x2 domain", "y0": 0, "y1": 0, "yref": "y2"}, {"type": "line", "x0": 0, "x1": 1, "xref": "x2 domain", "y0": 0, "y1": 0, "yref": "y2"}, {"type": "line", "x0": 0, "x1": 1, "xref": "x2 domain", "y0": 0, "y1": 0, "yref": "y2"}, {"type": "line", "x0": 0, "x1": 1, "xref": "x2 domain", "y0": 0, "y1": 0, "yref": "y2"}, {"type": "line", "x0": 0, "x1": 1, "xref": "x2 domain", "y0": 0, "y1": 0, "yref": "y2"}, {"type": "line", "x0": 0, "x1": 1, "xref": "x2 domain", "y0": 0, "y1": 0, "yref": "y2"}, {"type": "line", "x0": 0, "x1": 1, "xref": "x2 domain", "y0": 0, "y1": 0, "yref": "y2"}, {"type": "line", "x0": 0, "x1": 1, "xref": "x2 domain", "y0": 0, "y1": 0, "yref": "y2"}, {"type": "line", "x0": 0, "x1": 1, "xref": "x3 domain", "y0": 0, "y1": 0, "yref": "y3"}, {"type": "line", "x0": 0, "x1": 1, "xref": "x3 domain", "y0": 0, "y1": 0, "yref": "y3"}, {"type": "line", "x0": 0, "x1": 1, "xref": "x3 domain", "y0": 0, "y1": 0, "yref": "y3"}, {"type": "line", "x0": 0, "x1": 1, "xref": "x3 domain", "y0": 0, "y1": 0, "yref": "y3"}, {"type": "line", "x0": 0, "x1": 1, "xref": "x3 domain", "y0": 0, "y1": 0, "yref": "y3"}, {"type": "line", "x0": 0, "x1": 1, "xref": "x3 domain", "y0": 0, "y1": 0, "yref": "y3"}, {"type": "line", "x0": 0, "x1": 1, "xref": "x3 domain", "y0": 0, "y1": 0, "yref": "y3"}, {"type": "line", "x0": 0, "x1": 1, "xref": "x3 domain", "y0": 0, "y1": 0, "yref": "y3"}, {"type": "line", "x0": 0, "x1": 1, "xref": "x3 domain", "y0": 0, "y1": 0, "yref": "y3"}, {"type": "line", "x0": 0, "x1": 1, "xref": "x3 domain", "y0": 0, "y1": 0, "yref": "y3"}, {"type": "line", "x0": 0, "x1": 1, "xref": "x4 domain", "y0": 0, "y1": 0, "yref": "y4"}, {"type": "line", "x0": 0, "x1": 1, "xref": "x4 domain", "y0": 0, "y1": 0, "yref": "y4"}, {"type": "line", "x0": 0, "x1": 1, "xref": "x4 domain", "y0": 0, "y1": 0, "yref": "y4"}, {"type": "line", "x0": 0, "x1": 1, "xref": "x4 domain", "y0": 0, "y1": 0, "yref": "y4"}, {"type": "line", "x0": 0, "x1": 1, "xref": "x4 domain", "y0": 0, "y1": 0, "yref": "y4"}, {"type": "line", "x0": 0, "x1": 1, "xref": "x4 domain", "y0": 0, "y1": 0, "yref": "y4"}, {"type": "line", "x0": 0, "x1": 1, "xref": "x4 domain", "y0": 0, "y1": 0, "yref": "y4"}, {"type": "line", "x0": 0, "x1": 1, "xref": "x4 domain", "y0": 0, "y1": 0, "yref": "y4"}, {"type": "line", "x0": 0, "x1": 1, "xref": "x4 domain", "y0": 0, "y1": 0, "yref": "y4"}, {"type": "line", "x0": 0, "x1": 1, "xref": "x4 domain", "y0": 0, "y1": 0, "yref": "y4"}], "legend": {"title": {"text": "TRUE class"}}, "title": {"text": "ONES DIGIT Layer 1: Head 1&2 contribute ~constant per-class biases.\nHead 0 negates 0-2 when identifying 4-8, while head 3 identifies 8-9."}, "height": 600}}
